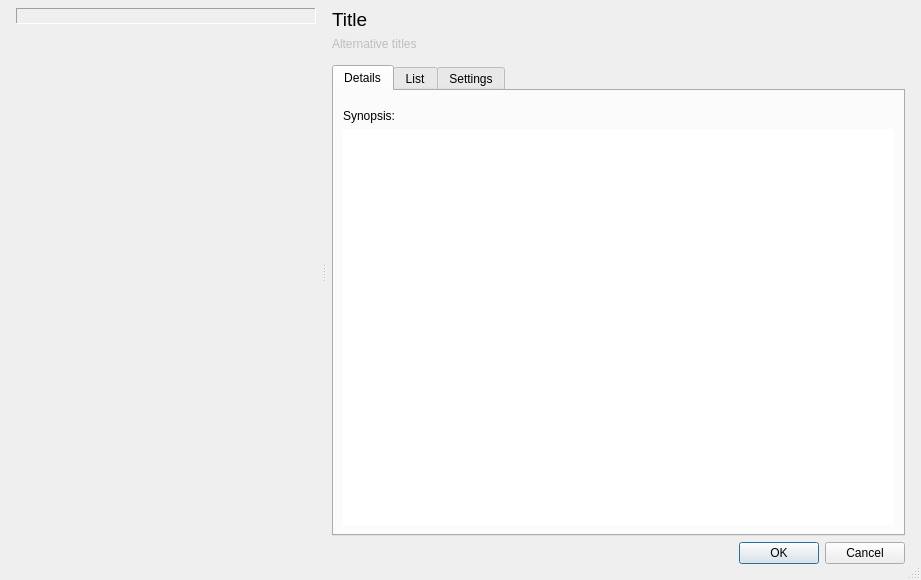
<?xml version="1.0" encoding="UTF-8"?>
<ui version="4.0">
 <class>MediaDialog</class>
 <widget class="QDialog" name="MediaDialog">
  <property name="geometry">
   <rect>
    <x>0</x>
    <y>0</y>
    <width>921</width>
    <height>580</height>
   </rect>
  </property>
  <property name="windowTitle">
   <string>Media</string>
  </property>
  <property name="sizeGripEnabled">
   <bool>true</bool>
  </property>
  <layout class="QVBoxLayout" name="verticalLayout_3">
   <property name="leftMargin">
    <number>16</number>
   </property>
   <property name="topMargin">
    <number>8</number>
   </property>
   <property name="rightMargin">
    <number>16</number>
   </property>
   <property name="bottomMargin">
    <number>16</number>
   </property>
   <item>
    <widget class="QSplitter" name="splitter">
     <property name="orientation">
      <enum>Qt::Orientation::Horizontal</enum>
     </property>
     <property name="handleWidth">
      <number>16</number>
     </property>
     <property name="childrenCollapsible">
      <bool>false</bool>
     </property>
     <widget class="QWidget" name="verticalLayoutWidget_2">
      <layout class="QVBoxLayout" name="verticalLayoutLeft">
       <property name="sizeConstraint">
        <enum>QLayout::SizeConstraint::SetMaximumSize</enum>
       </property>
       <item>
        <widget class="QLabel" name="posterLabel">
         <property name="sizePolicy">
          <sizepolicy hsizetype="Fixed" vsizetype="Fixed">
           <horstretch>0</horstretch>
           <verstretch>0</verstretch>
          </sizepolicy>
         </property>
         <property name="minimumSize">
          <size>
           <width>200</width>
           <height>0</height>
          </size>
         </property>
         <property name="maximumSize">
          <size>
           <width>320</width>
           <height>16777215</height>
          </size>
         </property>
         <property name="cursor">
          <cursorShape>PointingHandCursor</cursorShape>
         </property>
         <property name="frameShape">
          <enum>QFrame::Shape::Panel</enum>
         </property>
         <property name="frameShadow">
          <enum>QFrame::Shadow::Sunken</enum>
         </property>
         <property name="scaledContents">
          <bool>true</bool>
         </property>
        </widget>
       </item>
       <item>
        <spacer name="posterSpacer">
         <property name="orientation">
          <enum>Qt::Orientation::Vertical</enum>
         </property>
         <property name="sizeHint" stdset="0">
          <size>
           <width>20</width>
           <height>347</height>
          </size>
         </property>
        </spacer>
       </item>
      </layout>
     </widget>
     <widget class="QWidget" name="verticalLayoutWidget">
      <layout class="QVBoxLayout" name="verticalLayoutRight">
       <item>
        <widget class="QLabel" name="titleLabel">
         <property name="font">
          <font>
           <pointsize>14</pointsize>
           <fontweight>DemiBold</fontweight>
          </font>
         </property>
         <property name="contextMenuPolicy">
          <enum>Qt::ContextMenuPolicy::NoContextMenu</enum>
         </property>
         <property name="text">
          <string>Title</string>
         </property>
         <property name="wordWrap">
          <bool>true</bool>
         </property>
         <property name="textInteractionFlags">
          <set>Qt::TextInteractionFlag::TextSelectableByMouse</set>
         </property>
        </widget>
       </item>
       <item>
        <widget class="QLabel" name="altTitlesLabel">
         <property name="enabled">
          <bool>false</bool>
         </property>
         <property name="contextMenuPolicy">
          <enum>Qt::ContextMenuPolicy::NoContextMenu</enum>
         </property>
         <property name="text">
          <string>Alternative titles</string>
         </property>
         <property name="wordWrap">
          <bool>true</bool>
         </property>
         <property name="textInteractionFlags">
          <set>Qt::TextInteractionFlag::TextSelectableByMouse</set>
         </property>
        </widget>
       </item>
       <item>
        <spacer name="titlesSpacer">
         <property name="orientation">
          <enum>Qt::Orientation::Vertical</enum>
         </property>
         <property name="sizeType">
          <enum>QSizePolicy::Policy::Fixed</enum>
         </property>
         <property name="sizeHint" stdset="0">
          <size>
           <width>0</width>
           <height>8</height>
          </size>
         </property>
        </spacer>
       </item>
       <item>
        <widget class="QTabWidget" name="tabWidget">
         <property name="currentIndex">
          <number>0</number>
         </property>
         <widget class="QWidget" name="detailsTab">
          <attribute name="title">
           <string>Details</string>
          </attribute>
          <layout class="QVBoxLayout" name="verticalLayout_5">
           <item>
            <layout class="QVBoxLayout" name="verticalLayout_2">
             <item>
              <layout class="QFormLayout" name="infoLayout">
               <property name="horizontalSpacing">
                <number>9</number>
               </property>
               <property name="verticalSpacing">
                <number>2</number>
               </property>
              </layout>
             </item>
             <item>
              <spacer name="synopsisSpacer">
               <property name="orientation">
                <enum>Qt::Orientation::Vertical</enum>
               </property>
               <property name="sizeType">
                <enum>QSizePolicy::Policy::Fixed</enum>
               </property>
               <property name="sizeHint" stdset="0">
                <size>
                 <width>20</width>
                 <height>9</height>
                </size>
               </property>
              </spacer>
             </item>
             <item>
              <widget class="QLabel" name="synopsisHeader">
               <property name="font">
                <font>
                 <fontweight>DemiBold</fontweight>
                </font>
               </property>
               <property name="text">
                <string>Synopsis:</string>
               </property>
              </widget>
             </item>
             <item>
              <widget class="QTextBrowser" name="synopsis">
               <property name="frameShape">
                <enum>QFrame::Shape::NoFrame</enum>
               </property>
              </widget>
             </item>
            </layout>
           </item>
          </layout>
         </widget>
         <widget class="QWidget" name="listTab">
          <attribute name="title">
           <string>List</string>
          </attribute>
          <layout class="QVBoxLayout" name="verticalLayout">
           <item>
            <layout class="QGridLayout" name="gridLayout">
             <property name="horizontalSpacing">
              <number>24</number>
             </property>
             <property name="verticalSpacing">
              <number>18</number>
             </property>
             <item row="2" column="0">
              <layout class="QVBoxLayout" name="verticalLayout_4">
               <property name="spacing">
                <number>3</number>
               </property>
               <item>
                <widget class="QLabel" name="labelProgress">
                 <property name="sizePolicy">
                  <sizepolicy hsizetype="Preferred" vsizetype="Fixed">
                   <horstretch>0</horstretch>
                   <verstretch>0</verstretch>
                  </sizepolicy>
                 </property>
                 <property name="text">
                  <string>Episodes watched:</string>
                 </property>
                </widget>
               </item>
               <item>
                <widget class="QSpinBox" name="spinProgress"/>
               </item>
              </layout>
             </item>
             <item row="2" column="1">
              <layout class="QVBoxLayout" name="verticalLayout_6">
               <property name="spacing">
                <number>3</number>
               </property>
               <item>
                <widget class="QLabel" name="labelRewatches">
                 <property name="sizePolicy">
                  <sizepolicy hsizetype="Preferred" vsizetype="Fixed">
                   <horstretch>0</horstretch>
                   <verstretch>0</verstretch>
                  </sizepolicy>
                 </property>
                 <property name="text">
                  <string>Times rewatched:</string>
                 </property>
                </widget>
               </item>
               <item>
                <widget class="QSpinBox" name="spinRewatches"/>
               </item>
              </layout>
             </item>
             <item row="3" column="0">
              <layout class="QVBoxLayout" name="verticalLayout_8">
               <property name="spacing">
                <number>3</number>
               </property>
               <item>
                <widget class="QLabel" name="labelStatus">
                 <property name="sizePolicy">
                  <sizepolicy hsizetype="Preferred" vsizetype="Fixed">
                   <horstretch>0</horstretch>
                   <verstretch>0</verstretch>
                  </sizepolicy>
                 </property>
                 <property name="text">
                  <string>Status:</string>
                 </property>
                </widget>
               </item>
               <item>
                <widget class="QComboBox" name="comboStatus"/>
               </item>
              </layout>
             </item>
             <item row="3" column="1">
              <layout class="QVBoxLayout" name="verticalLayout_9">
               <property name="spacing">
                <number>3</number>
               </property>
               <item>
                <widget class="QLabel" name="labelScore">
                 <property name="sizePolicy">
                  <sizepolicy hsizetype="Preferred" vsizetype="Fixed">
                   <horstretch>0</horstretch>
                   <verstretch>0</verstretch>
                  </sizepolicy>
                 </property>
                 <property name="text">
                  <string>Score:</string>
                 </property>
                </widget>
               </item>
               <item>
                <widget class="QComboBox" name="comboScore"/>
               </item>
              </layout>
             </item>
             <item row="7" column="0">
              <layout class="QVBoxLayout" name="verticalLayout_10">
               <property name="spacing">
                <number>3</number>
               </property>
               <item>
                <widget class="QLabel" name="labelDateStarted">
                 <property name="sizePolicy">
                  <sizepolicy hsizetype="Preferred" vsizetype="Fixed">
                   <horstretch>0</horstretch>
                   <verstretch>0</verstretch>
                  </sizepolicy>
                 </property>
                 <property name="text">
                  <string>Date started:</string>
                 </property>
                </widget>
               </item>
               <item>
                <layout class="QHBoxLayout" name="horizontalLayout_2">
                 <item>
                  <widget class="QCheckBox" name="checkDateStarted">
                   <property name="sizePolicy">
                    <sizepolicy hsizetype="Fixed" vsizetype="Fixed">
                     <horstretch>0</horstretch>
                     <verstretch>0</verstretch>
                    </sizepolicy>
                   </property>
                   <property name="text">
                    <string/>
                   </property>
                  </widget>
                 </item>
                 <item>
                  <widget class="QDateEdit" name="dateStarted">
                   <property name="enabled">
                    <bool>false</bool>
                   </property>
                   <property name="calendarPopup">
                    <bool>true</bool>
                   </property>
                  </widget>
                 </item>
                </layout>
               </item>
              </layout>
             </item>
             <item row="2" column="2">
              <layout class="QVBoxLayout" name="verticalLayoutRewatching">
               <property name="spacing">
                <number>3</number>
               </property>
               <item>
                <widget class="QCheckBox" name="checkRewatching">
                 <property name="text">
                  <string>Rewatching</string>
                 </property>
                </widget>
               </item>
              </layout>
             </item>
             <item row="7" column="1">
              <layout class="QVBoxLayout" name="verticalLayout_12">
               <property name="spacing">
                <number>3</number>
               </property>
               <item>
                <widget class="QLabel" name="labelDateCompleted">
                 <property name="sizePolicy">
                  <sizepolicy hsizetype="Preferred" vsizetype="Fixed">
                   <horstretch>0</horstretch>
                   <verstretch>0</verstretch>
                  </sizepolicy>
                 </property>
                 <property name="text">
                  <string>Date completed:</string>
                 </property>
                </widget>
               </item>
               <item>
                <layout class="QHBoxLayout" name="horizontalLayout">
                 <item>
                  <widget class="QCheckBox" name="checkDateCompleted">
                   <property name="sizePolicy">
                    <sizepolicy hsizetype="Fixed" vsizetype="Fixed">
                     <horstretch>0</horstretch>
                     <verstretch>0</verstretch>
                    </sizepolicy>
                   </property>
                   <property name="text">
                    <string/>
                   </property>
                  </widget>
                 </item>
                 <item>
                  <widget class="QDateEdit" name="dateCompleted">
                   <property name="enabled">
                    <bool>false</bool>
                   </property>
                   <property name="calendarPopup">
                    <bool>true</bool>
                   </property>
                  </widget>
                 </item>
                </layout>
               </item>
              </layout>
             </item>
             <item row="9" column="0" colspan="3">
              <layout class="QVBoxLayout" name="verticalLayout_13">
               <property name="spacing">
                <number>3</number>
               </property>
               <item>
                <widget class="QLabel" name="labelNotes">
                 <property name="text">
                  <string>Notes:</string>
                 </property>
                </widget>
               </item>
               <item>
                <widget class="QPlainTextEdit" name="plainTextEditNotes">
                 <property name="sizePolicy">
                  <sizepolicy hsizetype="MinimumExpanding" vsizetype="Expanding">
                   <horstretch>0</horstretch>
                   <verstretch>0</verstretch>
                  </sizepolicy>
                 </property>
                 <property name="tabChangesFocus">
                  <bool>true</bool>
                 </property>
                </widget>
               </item>
              </layout>
             </item>
            </layout>
           </item>
          </layout>
         </widget>
         <widget class="QWidget" name="settingsTab">
          <attribute name="title">
           <string>Settings</string>
          </attribute>
          <layout class="QVBoxLayout" name="verticalLayout_11">
           <item>
            <widget class="QGroupBox" name="groupBox">
             <property name="title">
              <string>Titles</string>
             </property>
             <layout class="QVBoxLayout" name="verticalLayout_14">
              <item>
               <widget class="QLineEdit" name="lineEdit_3">
                <property name="text">
                 <string>Display (#132)</string>
                </property>
               </widget>
              </item>
              <item>
               <widget class="QLineEdit" name="lineEdit">
                <property name="text">
                 <string>Recognition</string>
                </property>
               </widget>
              </item>
              <item>
               <widget class="QLineEdit" name="lineEdit_4">
                <property name="text">
                 <string>Torrent search</string>
                </property>
               </widget>
              </item>
             </layout>
            </widget>
           </item>
           <item>
            <widget class="QGroupBox" name="groupBox_2">
             <property name="title">
              <string>Library</string>
             </property>
             <layout class="QVBoxLayout" name="verticalLayout_15">
              <item>
               <layout class="QHBoxLayout" name="horizontalLayout_3">
                <item>
                 <widget class="QLineEdit" name="lineEdit_2">
                  <property name="text">
                   <string>Folder</string>
                  </property>
                 </widget>
                </item>
                <item>
                 <widget class="QToolButton" name="toolButton">
                  <property name="text">
                   <string>...</string>
                  </property>
                 </widget>
                </item>
               </layout>
              </item>
             </layout>
            </widget>
           </item>
           <item>
            <spacer name="verticalSpacer_3">
             <property name="orientation">
              <enum>Qt::Orientation::Vertical</enum>
             </property>
             <property name="sizeHint" stdset="0">
              <size>
               <width>20</width>
               <height>40</height>
              </size>
             </property>
            </spacer>
           </item>
          </layout>
         </widget>
        </widget>
       </item>
      </layout>
     </widget>
    </widget>
   </item>
   <item>
    <widget class="QDialogButtonBox" name="buttonBox">
     <property name="orientation">
      <enum>Qt::Orientation::Horizontal</enum>
     </property>
     <property name="standardButtons">
      <set>QDialogButtonBox::StandardButton::Cancel|QDialogButtonBox::StandardButton::Ok</set>
     </property>
    </widget>
   </item>
  </layout>
 </widget>
 <tabstops>
  <tabstop>tabWidget</tabstop>
  <tabstop>synopsis</tabstop>
 </tabstops>
 <resources/>
 <connections>
  <connection>
   <sender>buttonBox</sender>
   <signal>accepted()</signal>
   <receiver>MediaDialog</receiver>
   <slot>accept()</slot>
   <hints>
    <hint type="sourcelabel">
     <x>257</x>
     <y>539</y>
    </hint>
    <hint type="destinationlabel">
     <x>157</x>
     <y>274</y>
    </hint>
   </hints>
  </connection>
  <connection>
   <sender>buttonBox</sender>
   <signal>rejected()</signal>
   <receiver>MediaDialog</receiver>
   <slot>reject()</slot>
   <hints>
    <hint type="sourcelabel">
     <x>325</x>
     <y>539</y>
    </hint>
    <hint type="destinationlabel">
     <x>286</x>
     <y>274</y>
    </hint>
   </hints>
  </connection>
 </connections>
</ui>
